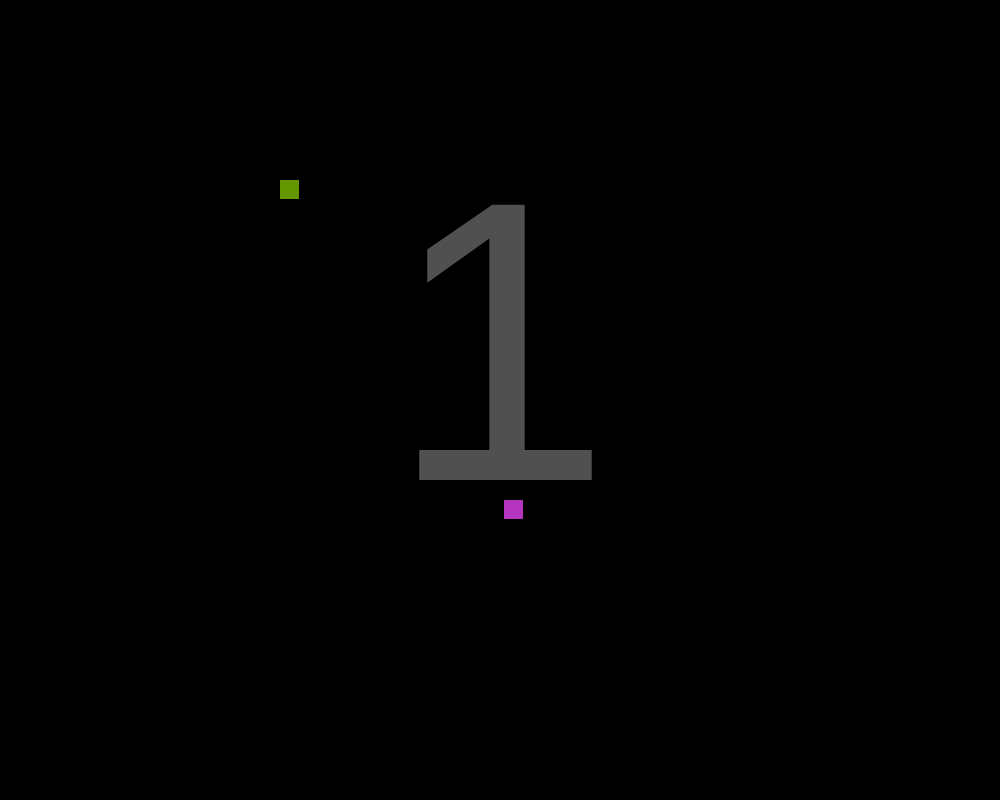
Frame 1 (no input)
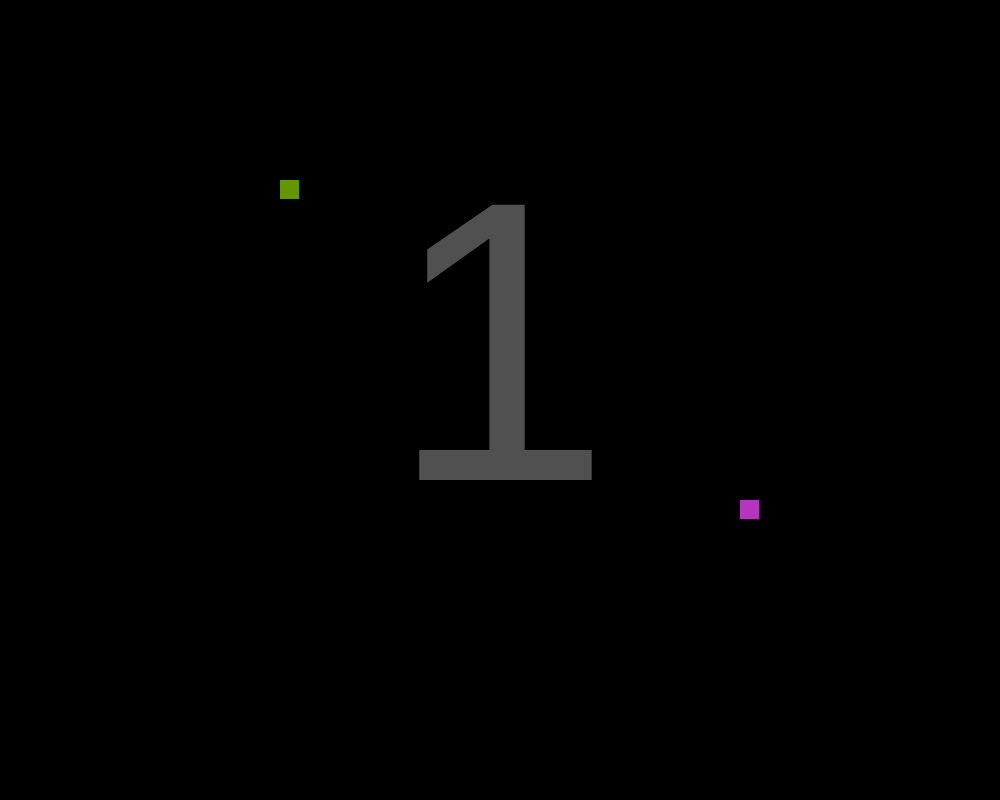
Frame 60 (no input)
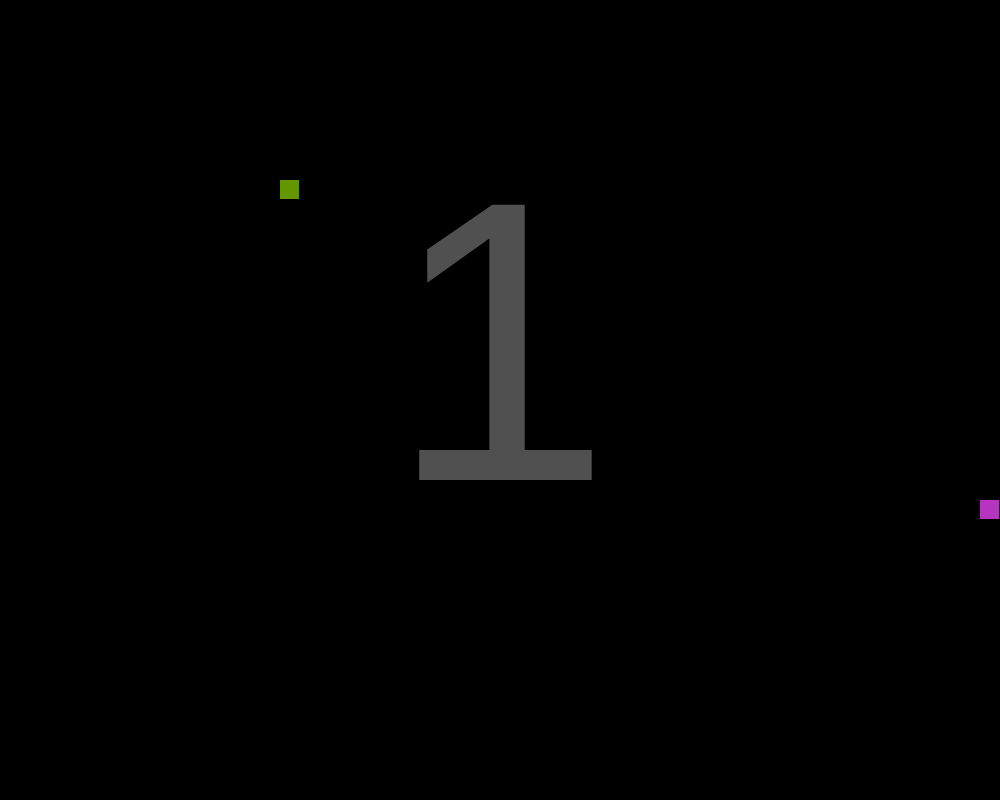
Frame 120 (the mouse pressed at the canvas centre since frame 60)

The p5.js sketch that drew these frames (run headless with seeded random() and noise() and a simulated clock; from frame 60 on, the mouse is pressed at the canvas centre):

// p5.js sketch
// ── sketch.js
let auto = true;
let play = true;
let scale = 20;
let snake
let direction
let vel = 4;
let slider
let food

let highest = 0;

function setup() {
  createCanvas(50*scale, 40*scale);
  direction = createVector(1,0);
  snake = new Snake(25*scale, 25*scale);  
  food = new Food();
}

function draw() {
  
  if(play){
    snake.live();   
  }
  background(0);
  snake.show();
  food.show();

}

function colour(R,G,B){
  this.r = R
  this.g = G
  this.b = B
}



function Snake(startX, startY){
  this.body = [];
  this.colours = [];
  this.body.push(createVector(startX,startY));
  this.colours.push(new colour(random(255),random(255),random(255)));
  this.pos = this.body[0];
  this.size = scale;
  this.interval = this.size;
  this.length = 1;
  this.addingCount = 0;

  
  this.live = function(){
    this.move();
    this.dead();
    this.eaten();
  }
  
  this.show = function(){
    strokeWeight(0);
     for (i = 0; i < this.body.length; i+=floor(this.interval/vel)){
       let j = i/floor(this.interval/vel)
       let r = this.colours[j].r;
       let g = this.colours[j].g;
       let b = this.colours[j].b;
       fill(r,g,b,255);
       rect(this.body[i].x,this.body[i].y,this.size-1,this.size-1);
     }
    fill(255,255,255,80);
    textAlign(CENTER);
    textSize(scale*20);
    text(this.length,width/2,height*0.6);
    
    fill(255,255,255,80);
    textAlign(CENTER);
    textSize(scale*10);
    if(highest != 0){
      text(highest,width*0.05,height*0.2);
    }
  }
  
  this.move = function(){
    if(auto){
      //direction = this.weirdmove(); Optimal grid like
      //direction = this.calcmove(); Fastest route
    }
    //Calc new position
    let changeV = createVector(direction.x*vel,direction.y*vel);
    let oldHead = createVector(this.body[0].x,this.body[0].y);
    this.pos = oldHead.add(changeV);
    
      
    
    this.body.unshift(this.pos);  
    if (this.addingCount > 0){
       this.addingCount--;
    } else {
      this.body.pop();
    }
  }
  
  this.weirdmove = function(){
   if(this.pos.y > scale-1 && this.pos.y < width-scale){
     if(this.pos.x == scale){
       return createVector(direction.y,-direction.x); 
     }else if(this.pos.x == width-scale){
      return createVector(-direction.y,direction.x);
     }else if(this.pos.x > 2*scale && this.pos.x < width-scale){
       return direction; 
     }     
   }else{
    if(this.pos.x == width-scale){
      return createVector(-direction.y,direction.x);
    }else if(this.pos.x == 0){
      return createVector(-direction.y,direction.x);
    }
   }
    
    return direction;
  }
  
  this.calcmove = function(){ 
    let moves = [];
    let a = direction.x;
    let b = direction.y;
    moves.push(createVector(a,b));
    moves.push(createVector(-b,a));
    moves.push(createVector(b,-a));

    let highest = 0;
    let index = 0;
    for(let i=0; i<moves.length;i++){
      let result = this.isdead(moves[i].x,moves[i].y);      
      if(result > highest){     
        highest = result;
        index = i;
      }
    }
    return moves[index];
    
  }
  
  this.isdead = function(ina,inb){
    let a = this.pos.x+ina;
    let b = this.pos.y+inb;
    //Avoid walls
    if (a+this.size > width || a < 0 || b+this.size > height || b < 0){
      return 0;
    }  
    //Avoid tail
    for (i = 2*floor(this.interval/vel); i < this.body.length; i+= floor(this.interval/vel)){
      let x = this.body[i].x
      let y = this.body[i].y
      
    if(a + this.size> x && a < x + this.size && b + this.size > y && b < y + this.size){
      return 0;
    }
      
    }
    let x = food.pos.x - this.pos.x;
    let y = food.pos.y - this.pos.y;
    let vector = createVector(x,y);
    vector.setMag(1);   
    vector.sub(createVector(ina,inb));
    let result = 1/vector.mag()+1;
    return result;
  }
  
  this.dead = function(){
    //Hit walls
    if (this.pos.x+this.size > width || this.pos.x < 0 || this.pos.y+this.size > height || this.pos.y < 0){
      this.reset();
    }  
    
    for (i = 2*floor(this.interval/vel); i < this.body.length; i+= floor(this.interval/vel)){
      let x = this.body[i].x
      let y = this.body[i].y
      
    if(this.pos.x + this.size> x && this.pos.x < x + this.size && this.pos.y + this.size > y && this.pos.y < y + this.size){
      this.reset();
    }
      
    }
  }  
  
  this.reset = function(){
    //console.log("SCORE " + this.length);
    if (this.length > highest){
      highest = this.length; 
    }
    console.log(highest);
    //play=false;
    if(play){
    this.body = [];
    this.body.push(createVector(startX,startY));
    this.pos = this.body[0];
    this.length = 1;
    food.reset();
    this.colours[0] = new colour(random(255),random(255),random(255));
    }
  }
  
  this.eaten = function(){

      if(this.pos.x + this.size > food.pos.x 
         && this.pos.x < food.pos.x + food.size
         && this.pos.y + this.size > food.pos.y
         && this.pos.y < food.pos.y + food.size){
        food.reset();
        this.addingCount = this.interval/vel;
        this.length++;
        if(Math.floor(random(6)) == 0){
          this.colours.push(new colour(random(255),random(255),random(255)));
        }else{
          this.colours.push(this.colours[this.colours.length-1]); 
          
        }
        
      } 
      

  }
   
}

function Food(){
  this.reset = function(){
    let ranX = scale*Math.floor(random(width/scale))
    let ranY = scale*Math.floor(random(height/scale))
  	this.pos = createVector(ranX,ranY);  
  }
  
  this.size = scale-1;
  this.pos = createVector(scale*Math.floor(random(width/scale)),scale*Math.floor(random(height/scale)));    
  this.reset();
  this.show = function(){
    fill(100,150,0);
    rect(this.pos.x,this.pos.y,this.size,this.size);   
  }
  
  
}

function keyPressed(){
  if (keyCode == 87){
    if(direction.y !== 1){
    	direction = createVector(0,-1);
    }
  }else if(keyCode == 65){
    if(direction.x !== 1){
    	direction = createVector(-1,0); 
    }
  }else if(keyCode == 83){
    if(direction.y !== -1){
    	direction = createVector(0,1); 
    }
  }else if(keyCode == 68){
    if(direction.x !== -1){
    	direction = createVector(1,0); 
    }
  }
}
